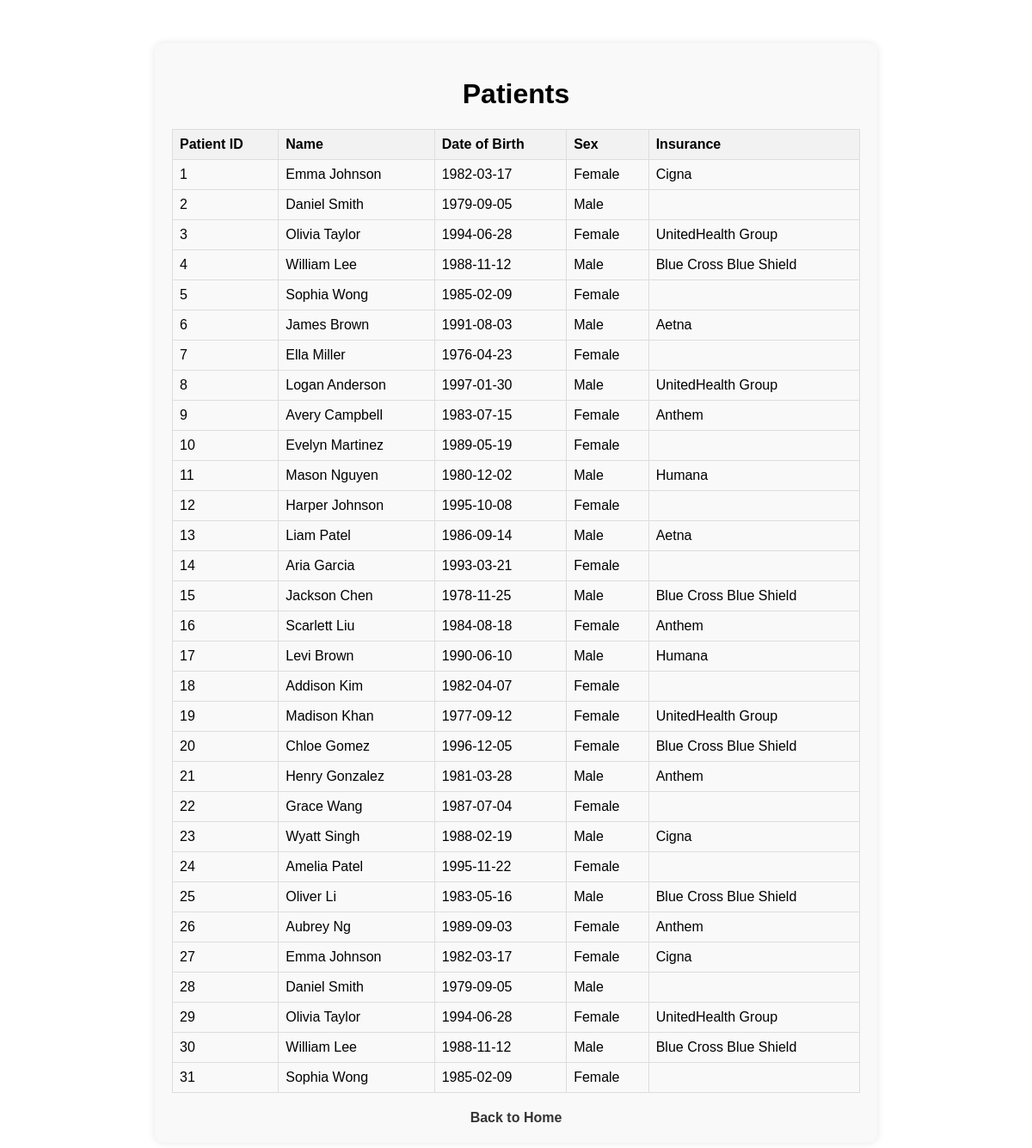
/patients.php, run on the app's committed database.
### tables this page shows
CREATE TABLE Patient (
    PID INT PRIMARY KEY NOT NULL AUTO_INCREMENT,
    FName VARCHAR(50) NOT NULL,
    LName VARCHAR(50) NOT NULL,
    DOB DATE,
    Sex VARCHAR(6),
    CheckedIn INT Default 0,
    Insurance VARCHAR(100)
);

### patients.php (the view, shortened to what this page needs)
<!DOCTYPE html>
<html lang="en">
<head>
    <link rel="stylesheet" href="styles.css">
</head>
<body>
    <div class="container">
        <h1>Patients</h1>
        <table>
            <tr>
                <th>Patient ID</th>
                <th>Name</th>
                <th>Date of Birth</th>
                <th>Sex</th>
                <th>Insurance</th>
            </tr>
            <?php
                $conn = new mysqli("localhost", "your_username", "your_password", "MediConnect");
                $sql = "SELECT * FROM Patient";
                $result = $conn->query($sql);
                if ($result->num_rows > 0) {
                    while($row = $result->fetch_assoc()) {
                        echo "<tr><td>" . $row["PID"] . "</td><td>" . $row["FName"] . " " . $row["LName"] . "</td><td>" . $row["DOB"] . "</td><td>" . $row["Sex"] . "</td><td>" . $row["Insurance"] . "</td></tr>";
                    }
                    echo "</table>";
                } else {
                    echo "0 results";
                }
            ?>
        <a href="index.php">Back to Home</a>
    </div>
</body>
</html>

### styles.css (style rules this page uses)
body { font-family: Arial, sans-serif; margin: 0; padding: 0; }
.container { max-width: 800px; margin: 50px auto; padding: 20px; background-color: #f9f9f9; border-radius: 10px; box-shadow: 0 0 10px rgba(0, 0, 0, 0.1); }
h1 { text-align: center; }
table { width: 100%; border-collapse: collapse; margin-top: 20px; }
table, th, td { border: 1px solid #ddd; padding: 8px; text-align: left; }
th { background-color: #f2f2f2; }
a { display: block; text-align: center; margin-top: 20px; text-decoration: none; color: #333; font-weight: bold; }

### data on the page
patient: PID "1", FName "Emma", LName "Johnson", DOB "1982-03-17", Sex "Female", Insurance "Cigna"
patient: PID "2", FName "Daniel", LName "Smith", DOB "1979-09-05", Sex "Male"
patient: PID "3", FName "Olivia", LName "Taylor", DOB "1994-06-28", Sex "Female", Insurance "UnitedHealth Group"
patient: PID "4", FName "William", LName "Lee", DOB "1988-11-12", Sex "Male", Insurance "Blue Cross Blue Shield"
patient: PID "5", FName "Sophia", LName "Wong", DOB "1985-02-09", Sex "Female"
patient: PID "6", FName "James", LName "Brown", DOB "1991-08-03", Sex "Male", Insurance "Aetna"
patient: PID "7", FName "Ella", LName "Miller", DOB "1976-04-23", Sex "Female"
patient: PID "8", FName "Logan", LName "Anderson", DOB "1997-01-30", Sex "Male", Insurance "UnitedHealth Group"
patient: PID "9", FName "Avery", LName "Campbell", DOB "1983-07-15", Sex "Female", Insurance "Anthem"
patient: PID "10", FName "Evelyn", LName "Martinez", DOB "1989-05-19", Sex "Female"
patient: PID "11", FName "Mason", LName "Nguyen", DOB "1980-12-02", Sex "Male", Insurance "Humana"
patient: PID "12", FName "Harper", LName "Johnson", DOB "1995-10-08", Sex "Female"
patient: PID "13", FName "Liam", LName "Patel", DOB "1986-09-14", Sex "Male", Insurance "Aetna"
patient: PID "14", FName "Aria", LName "Garcia", DOB "1993-03-21", Sex "Female"
patient: PID "15", FName "Jackson", LName "Chen", DOB "1978-11-25", Sex "Male", Insurance "Blue Cross Blue Shield"
patient: PID "16", FName "Scarlett", LName "Liu", DOB "1984-08-18", Sex "Female", Insurance "Anthem"
patient: PID "17", FName "Levi", LName "Brown", DOB "1990-06-10", Sex "Male", Insurance "Humana"
patient: PID "18", FName "Addison", LName "Kim", DOB "1982-04-07", Sex "Female"
patient: PID "19", FName "Madison", LName "Khan", DOB "1977-09-12", Sex "Female", Insurance "UnitedHealth Group"
patient: PID "20", FName "Chloe", LName "Gomez", DOB "1996-12-05", Sex "Female", Insurance "Blue Cross Blue Shield"
patient: PID "21", FName "Henry", LName "Gonzalez", DOB "1981-03-28", Sex "Male", Insurance "Anthem"
patient: PID "22", FName "Grace", LName "Wang", DOB "1987-07-04", Sex "Female"
patient: PID "23", FName "Wyatt", LName "Singh", DOB "1988-02-19", Sex "Male", Insurance "Cigna"
patient: PID "24", FName "Amelia", LName "Patel", DOB "1995-11-22", Sex "Female"
patient: PID "25", FName "Oliver", LName "Li", DOB "1983-05-16", Sex "Male", Insurance "Blue Cross Blue Shield"
patient: PID "26", FName "Aubrey", LName "Ng", DOB "1989-09-03", Sex "Female", Insurance "Anthem"
patient: PID "27", FName "Emma", LName "Johnson", DOB "1982-03-17", Sex "Female", Insurance "Cigna"
patient: PID "28", FName "Daniel", LName "Smith", DOB "1979-09-05", Sex "Male"
patient: PID "29", FName "Olivia", LName "Taylor", DOB "1994-06-28", Sex "Female", Insurance "UnitedHealth Group"
patient: PID "30", FName "William", LName "Lee", DOB "1988-11-12", Sex "Male", Insurance "Blue Cross Blue Shield"
patient: PID "31", FName "Sophia", LName "Wong", DOB "1985-02-09", Sex "Female"
